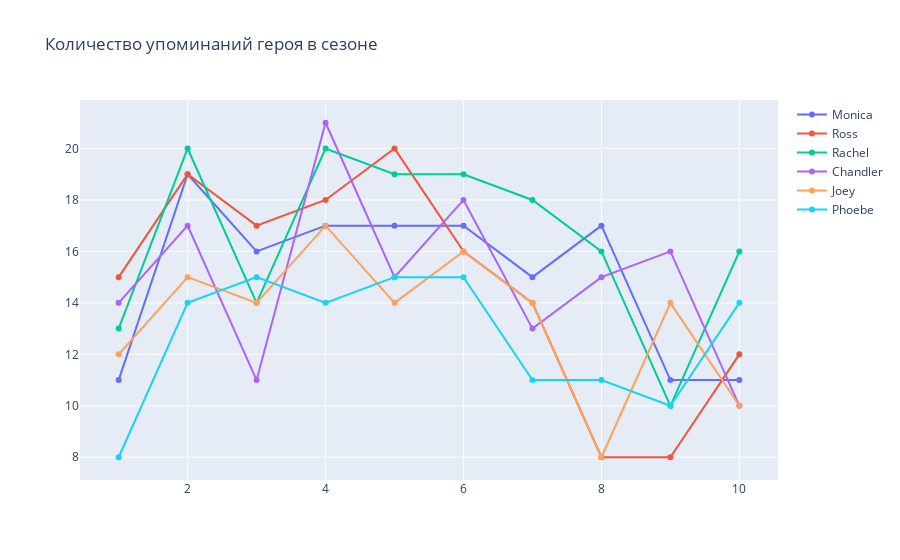

Source (notebook cell):
### Code cell
trace0 = go.Scatter(
    x=characters.index,
    y=characters.Monica,
    name='Monica'
)

trace1 = go.Scatter(
    x=characters.index,
    y=characters.Ross,
    name='Ross'
)


trace2 = go.Scatter(
    x=characters.index,
    y=characters.Rachel,
    name='Rachel'
)

trace3 = go.Scatter(
    x=characters.index,
    y=characters.Chandler,
    name='Chandler'
)

trace4 = go.Scatter(
    x=characters.index,
    y=characters.Joey,
    name='Joey'
)

trace5 = go.Scatter(
    x=characters.index,
    y=characters.Phoebe,
    name='Phoebe'
)

data = [trace0, trace1, trace2, trace3, trace4, trace5]
layout = {'title': 'Количество упоминаний героя в сезоне'}

fig = go.Figure(data=data, layout=layout)

iplot(fig)

#Можно увидеть, что главную роль в сериале играет Рейчел, она чаще всего стоит на первом месте по упоминаниям

### Figure 1 — Plotly figure (JSON) as saved in the notebook; plotly's stock layout.template omitted (floating-point values rounded to 4 significant figures)
{"data": [{"name": "Monica", "type": "scatter", "x": [1, 2, 3, 4, 5, 6, 7, 8, 9, 10], "y": [11, 19, 16, 17, 17, 17, 15, 17, 11, 11]}, {"name": "Ross", "type": "scatter", "x": [1, 2, 3, 4, 5, 6, 7, 8, 9, 10], "y": [15, 19, 17, 18, 20, 16, 14, 8, 8, 12]}, {"name": "Rachel", "type": "scatter", "x": [1, 2, 3, 4, 5, 6, 7, 8, 9, 10], "y": [13, 20, 14, 20, 19, 19, 18, 16, 10, 16]}, {"name": "Chandler", "type": "scatter", "x": [1, 2, 3, 4, 5, 6, 7, 8, 9, 10], "y": [14, 17, 11, 21, 15, 18, 13, 15, 16, 10]}, {"name": "Joey", "type": "scatter", "x": [1, 2, 3, 4, 5, 6, 7, 8, 9, 10], "y": [12, 15, 14, 17, 14, 16, 14, 8, 14, 10]}, {"name": "Phoebe", "type": "scatter", "x": [1, 2, 3, 4, 5, 6, 7, 8, 9, 10], "y": [8, 14, 15, 14, 15, 15, 11, 11, 10, 14]}], "layout": {"title": {"text": "Количество упоминаний героя в сезоне"}}}
